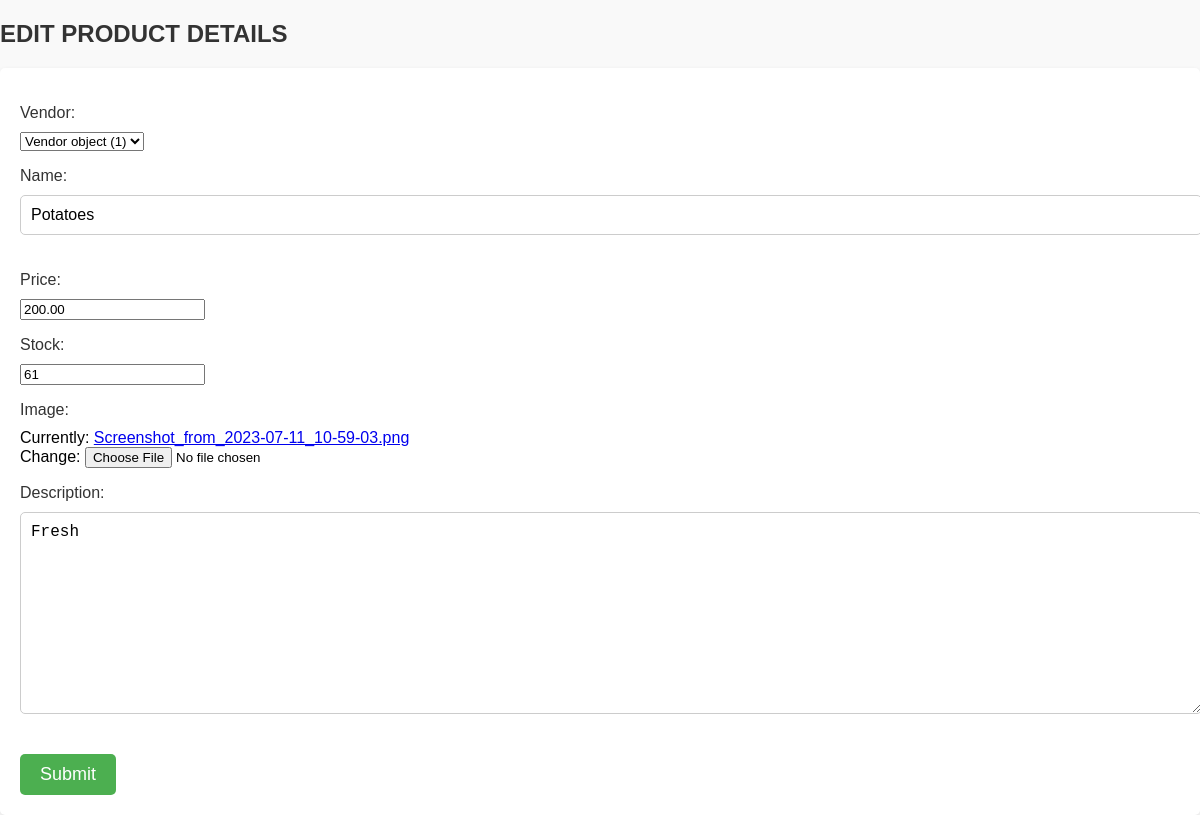
/inventory/inventory/products/edit/6/, run on an earlier commit of the app's database.
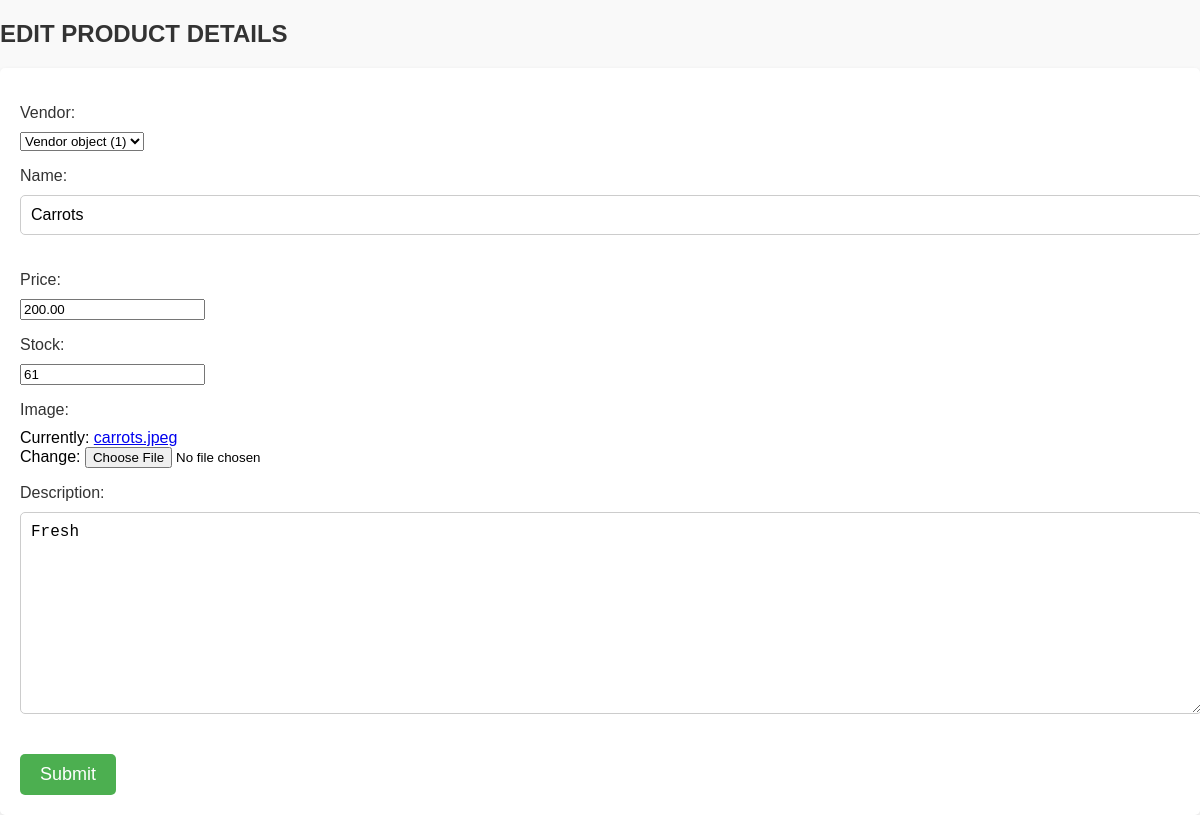
And on a later commit of the database.
### inventory/models.py (models this page shows)
class Product(models.Model):
    vendor = models.ForeignKey(Vendor, null=True,on_delete=models.CASCADE)
    name = models.CharField(max_length=32)
    price  =models.DecimalField(max_digits=8, decimal_places=2)
    stock = models.PositiveIntegerField()
    image = models.ImageField()
    description = models.TextField()
    date_created  = models.DateTimeField(auto_now_add=True)
    date_updated = models.DateTimeField(auto_now=True)

### inventory/views.py (the view)
# urls.py: path('inventory/products/edit/<int:id>/', product_update_view, name='product_update'),
def product_update_view(request, id):
    product = Product.objects.get(id=id)
    if request.method == "POST":
        form = ProductUploadForm(request.POST, instance=product)
        if form.is_valid():
            form.save()
            return redirect("product_detail_view", id=product.id)
    else:
        form = ProductUploadForm(instance=product)
    return render(request, "inventory/edit_product.html", {"form": form})

### inventory/forms.py
class ProductUploadForm(forms.ModelForm):
    class Meta:
        model = Product
        fields = "__all__"

### template/inventory/edit_product.html (shortened to what this page needs)
<!DOCTYPE html>
<html lang="en">
<head>
    <h2>EDIT PRODUCT DETAILS</h2>
</head>
<body>
    <form class="upload-form" method="POST">
        {{form.as_p}}
        <button type="submit" id="btn">Submit</button>
    </form>
</body>
</html>

What changed in the data, as far as the page shows it:
changed Product "Vendor object (1)": name "Potatoes" → "Carrots"
Also different on the page:
text no longer shown: "Vendor: Name: Price: Stock: Image: Currently: Screenshot_from_2023-07-11_10-59-03.png Change: Description:"
text now shown: "Vendor: Name: Price: Stock: Image: Currently: carrots.jpeg Change: Description:"
